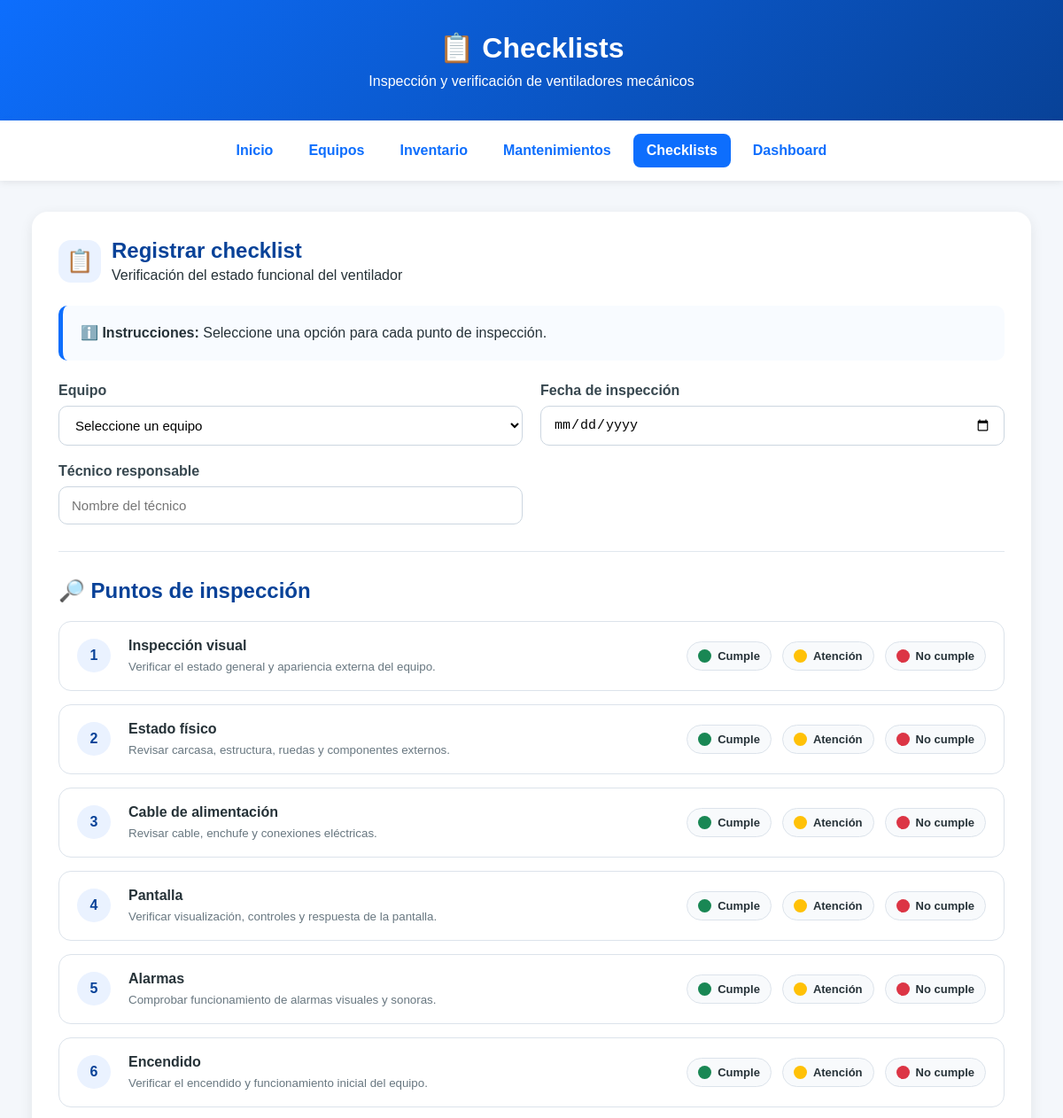
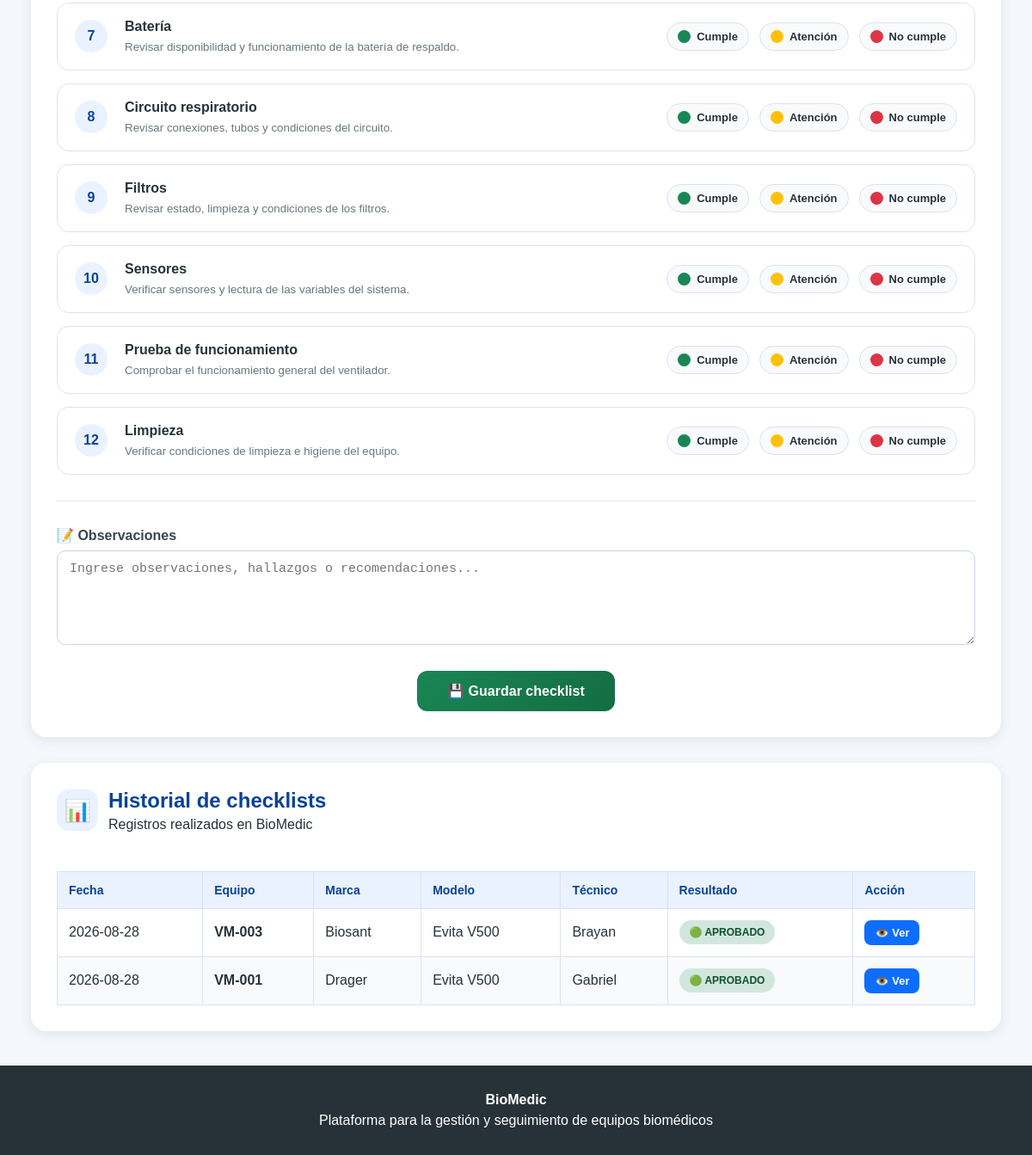
Screenshot of /checklist with the database file from the repository (2 pictures, top to bottom).
### tables this page shows
CREATE TABLE checklists (
            id INTEGER PRIMARY KEY AUTOINCREMENT,
            equipo_id INTEGER NOT NULL,
            fecha TEXT NOT NULL,
            tecnico TEXT NOT NULL,

            inspeccion_visual TEXT NOT NULL,
            estado_fisico TEXT NOT NULL,
            cable_alimentacion TEXT NOT NULL,
            pantalla TEXT NOT NULL,
            alarmas TEXT NOT NULL,
            encendido TEXT NOT NULL,
            bateria TEXT NOT NULL,
            circuito_respiratorio TEXT NOT NULL,
            filtros TEXT NOT NULL,
            sensores TEXT NOT NULL,
            prueba_funcionamiento TEXT NOT NULL,
            limpieza TEXT NOT NULL,

            observaciones TEXT,
            resultado TEXT NOT NULL,

            FOREIGN KEY (equipo_id)
                REFERENCES equipos(id)
        );

CREATE TABLE equipos (
            id INTEGER PRIMARY KEY AUTOINCREMENT,
            codigo TEXT NOT NULL,
            marca TEXT NOT NULL,
            modelo TEXT NOT NULL,
            serie TEXT NOT NULL,
            ubicacion TEXT NOT NULL,
            servicio TEXT NOT NULL,
            estado TEXT NOT NULL,
            fecha TEXT,
            observaciones TEXT
        );

### app.py (the view, shortened to what this page needs)
@app.route("/checklist", methods=["GET", "POST"])
def checklist():
    conexion = conectar_bd()
    equipos_registrados = conexion.execute("""
        SELECT *
        FROM equipos
        ORDER BY codigo ASC
    """).fetchall()
    checklists_registrados = conexion.execute("""
        SELECT
            checklists.*,
            equipos.codigo,
            equipos.marca,
            equipos.modelo
        FROM checklists
        INNER JOIN equipos
            ON checklists.equipo_id = equipos.id
        ORDER BY
            checklists.fecha DESC,
            checklists.id DESC
    """).fetchall()
    conexion.close()
    return render_template(
        "checklist.html",
        equipos=equipos_registrados,
        checklists=checklists_registrados
    )

### app.py (called while the page is built)
@app.after_request
def forzar_utf8(response):
    if response.content_type.startswith("text/html"):
        response.headers["Content-Type"] = "text/html; charset=utf-8"
    return response

def conectar_bd():
    conexion = sqlite3.connect(DATABASE)
    conexion.row_factory = sqlite3.Row
    return conexion

### templates/checklist.html (shortened to what this page needs)
<!DOCTYPE html>
<html lang="es">
<head>
</head>
<body>
<header>
    <h1>&#x1F4CB; Checklists</h1>
    <p>Inspecci&oacute;n y verificaci&oacute;n de ventiladores mec&aacute;nicos</p>
</header>
<nav>
    <a href="/">Inicio</a>
    <a href="/equipos">Equipos</a>
    <a href="/inventario">Inventario</a>
    <a href="/mantenimientos">Mantenimientos</a>
    <a href="/checklist" class="activo">Checklists</a>
    <a href="/dashboard">Dashboard</a>
</nav>
<main class="contenedor">
<section class="tarjeta">
    <div class="titulo-seccion">
        <div class="titulo-icono">&#x1F4CB;</div>
        <div><h2 style="margin-bottom:5px;">Registrar checklist</h2><span>Verificaci&oacute;n del estado funcional del ventilador</span></div>
    </div>
    <div class="introduccion"><strong>&#x2139;&#xFE0F; Instrucciones:</strong> Seleccione una opci&oacute;n para cada punto de inspecci&oacute;n.</div>
    <form method="POST" action="/checklist">
        <div class="formulario-grid">
            <div class="campo"><label for="equipo_id">Equipo</label>
                <select name="equipo_id" id="equipo_id" required>
                    <option value="">Seleccione un equipo</option>
                </select>
            </div>
            <div class="campo"><label for="fecha">Fecha de inspecci&oacute;n</label><input type="date" name="fecha" id="fecha" required></div>
            <div class="campo"><label for="tecnico">T&eacute;cnico responsable</label><input type="text" name="tecnico" id="tecnico" placeholder="Nombre del t&eacute;cnico" required></div>
        </div>
        <div class="separador"></div>
        <h2>&#x1F50E; Puntos de inspecci&oacute;n</h2>
        <div class="puntos-checklist">
            {% for campo, nombre, desc in items %}
            <div class="punto">
                <div class="punto-contenido">
                    <div class="punto-numero">{{ loop.index }}</div>
                    <div class="punto-info"><strong>{{ nombre }}</strong><small>{{ desc }}</small></div>
                    <div class="opciones">
                        <div class="opcion"><input type="radio" id="{{ campo }}_c" name="{{ campo }}" value="Cumple" required><label for="{{ campo }}_c"><span class="circulo verde"></span> Cumple</label></div>
                        <div class="opcion"><input type="radio" id="{{ campo }}_a" name="{{ campo }}" value="Atenci\u00f3n"><label for="{{ campo }}_a"><span class="circulo amarillo"></span> Atenci&oacute;n</label></div>
                        <div class="opcion"><input type="radio" id="{{ campo }}_n" name="{{ campo }}" value="No cumple"><label for="{{ campo }}_n"><span class="circulo rojo"></span> No cumple</label></div>
                    </div>
                </div>
            </div>
            {% endfor %}
        </div>
        <div class="separador"></div>
        <div class="campo campo-completo"><label for="observaciones">&#x1F4DD; Observaciones</label><textarea name="observaciones" id="observaciones" placeholder="Ingrese observaciones, hallazgos o recomendaciones..."></textarea></div>
        <div class="acciones"><button type="submit" class="btn-guardar">&#x1F4BE; Guardar checklist</button></div>
    </form>
</section>
<section class="tarjeta">
    <div class="titulo-seccion">
        <div class="titulo-icono">&#x1F4CA;</div>
        <div><h2 style="margin-bottom:5px;">Historial de checklists</h2><span>Registros realizados en BioMedic</span></div>
    </div>
    <div class="tabla-contenedor">
        <table>
            <thead><tr><th>Fecha</th><th>Equipo</th><th>Marca</th><th>Modelo</th><th>T&eacute;cnico</th><th>Resultado</th><th>Acci&oacute;n</th></tr></thead>
            <tbody>
            {% for checklist in checklists %}
            <tr>
                <td>{{ checklist.fecha }}</td>
                <td><strong>{{ checklist.codigo }}</strong></td>
                <td>{{ checklist.marca }}</td>
                <td>{{ checklist.modelo }}</td>
                <td>{{ checklist.tecnico }}</td>
                <td>
                    {% if checklist.resultado == "APROBADO" %}<span class="resultado resultado-aprobado">&#x1F7E2; APROBADO</span>
                    {% elif "ATEN" in checklist.resultado %}<span class="resultado resultado-atencion">&#x1F7E1; ATENCI&Oacute;N</span>
                    {% else %}<span class="resultado resultado-no">&#x1F534; NO APROBADO</span>{% endif %}
                </td>
                <td><a href="{{ url_for('ver_checklist', id=checklist.id) }}" class="btn-ver">&#x1F441;&#xFE0F; Ver</a></td>
            </tr>
            {% else %}
            <tr><td colspan="7" style="text-align:center; padding:30px;">&#x1F4CB; No hay checklists registrados todav&iacute;a.</td></tr>
            {% endfor %}
            </tbody>
        </table>
    </div>
</section>
</main>
<footer><p><strong>BioMedic</strong></p><p>Plataforma para la gesti&oacute;n y seguimiento de equipos biom&eacute;dicos</p></footer>
</body>
</html>

### templates/checklist.html (style rules this page uses)
* { box-sizing: border-box; }
body { margin: 0; font-family: Arial, Helvetica, sans-serif; background: #f4f7fb; color: #263238; }
header { background: linear-gradient(135deg, #0d6efd, #084298); color: white; text-align: center; padding: 35px 20px; }
header h1 { margin: 0; font-size: 32px; }
header p { margin: 10px 0 0; font-size: 16px; }
nav { background: white; padding: 15px; display: flex; justify-content: center; flex-wrap: wrap; gap: 10px; box-shadow: 0 2px 8px rgba(0,0,0,0.08); }
nav a { text-decoration: none; color: #0d6efd; font-weight: bold; padding: 10px 15px; border-radius: 8px; transition: 0.2s; }
nav a.activo { background: #0d6efd; color: white; }
.contenedor { width: 94%; max-width: 1250px; margin: 35px auto; }
.tarjeta { background: white; padding: 30px; border-radius: 18px; box-shadow: 0 4px 15px rgba(0,0,0,0.08); margin-bottom: 30px; }
.tarjeta h2 { margin-top: 0; color: #084298; }
.titulo-seccion { display: flex; align-items: center; gap: 12px; margin-bottom: 25px; }
.titulo-icono { width: 48px; height: 48px; border-radius: 14px; background: #eaf2ff; display: flex; align-items: center; justify-content: center; font-size: 25px; }
.formulario-grid { display: grid; grid-template-columns: repeat(2, 1fr); gap: 20px; }
.campo { display: flex; flex-direction: column; }
.campo label { font-weight: bold; margin-bottom: 8px; color: #37474f; }
.campo input, .campo select, .campo textarea { width: 100%; padding: 12px 14px; border: 1px solid #ccd6e0; border-radius: 10px; font-size: 15px; outline: none; background: #fff; }
.campo-completo { grid-column: 1 / -1; }
textarea { min-height: 110px; resize: vertical; }
.separador { height: 1px; background: #e1e7ee; margin: 30px 0; }
.introduccion { background: #f8fbff; border-left: 5px solid #0d6efd; padding: 18px 20px; border-radius: 10px; line-height: 1.6; margin-bottom: 25px; }
.puntos-checklist { display: flex; flex-direction: column; gap: 15px; }
.punto { border: 1px solid #dce3eb; border-radius: 14px; padding: 18px 20px; background: #ffffff; transition: 0.2s; }
.punto-contenido { display: flex; justify-content: space-between; align-items: center; gap: 20px; }
.punto-numero { min-width: 38px; height: 38px; border-radius: 50%; background: #eaf2ff; color: #084298; display: flex; align-items: center; justify-content: center; font-weight: bold; }
.punto-info { flex: 1; }
.punto-info strong { display: block; color: #263238; margin-bottom: 5px; font-size: 16px; }
.punto-info small { color: #687780; }
.opciones { display: flex; align-items: center; gap: 12px; flex-wrap: wrap; }
.opcion { position: relative; }
.opcion label { display: flex; align-items: center; gap: 7px; padding: 8px 12px; border-radius: 20px; cursor: pointer; font-size: 13px; font-weight: bold; border: 1px solid #dce3eb; background: #f8fafc; transition: 0.2s; }
.circulo { width: 15px; height: 15px; border-radius: 50%; display: inline-block; }
.verde { background: #198754; }
.amarillo { background: #ffc107; }
.rojo { background: #dc3545; }
.acciones { display: flex; justify-content: center; margin-top: 30px; }
.btn-guardar { border: none; background: linear-gradient(135deg, #198754, #146c43); color: white; padding: 14px 35px; border-radius: 12px; font-size: 16px; font-weight: bold; cursor: pointer; transition: 0.2s; }
.tabla-contenedor { overflow-x: auto; }
table { width: 100%; border-collapse: collapse; margin-top: 20px; }
th, td { border: 1px solid #dce3eb; padding: 13px; text-align: left; vertical-align: middle; }
th { background: #eaf2ff; color: #084298; font-size: 14px; }
tr:nth-child(even) { background: #f8fafc; }
.resultado { display: inline-block; padding: 7px 12px; border-radius: 20px; font-size: 12px; font-weight: bold; }
.resultado-aprobado { background: #d1e7dd; color: #0f5132; }
.btn-ver { display: inline-block; text-decoration: none; background: #0d6efd; color: white; padding: 7px 12px; border-radius: 8px; font-size: 13px; font-weight: bold; }
footer { background: #263238; color: white; text-align: center; padding: 25px; margin-top: 40px; }
footer p { margin: 6px; }

### rows the page displays
checklists: fecha "2026-08-28", codigo "VM-003", marca "Biosant", modelo "Evita V500", tecnico "Brayan", resultado "🟢 APROBADO"
checklists: fecha "2026-08-28", codigo "VM-001", marca "Drager", modelo "Evita V500", tecnico "Gabriel", resultado "🟢 APROBADO"

### other values shown
{{ nombre }} "Inspección visual" "Estado físico" "Cable de alimentación" "Pantalla" "Alarmas" "Encendido" "Batería" "Circuito respiratorio" "Filtros" "Sensores" "Prueba de funcionamiento" "Limpieza"
{{ desc }} "Verificar el estado general y apariencia externa del equipo." "Revisar carcasa, estructura, ruedas y componentes externos." "Revisar cable, enchufe y conexiones eléctricas." "Verificar visualización, controles y respuesta de la pantalla." "Comprobar funcionamiento de alarmas visuales y sonoras." "Verificar el encendido y funcionamiento inicial del equipo." "Revisar disponibilidad y funcionamiento de la batería de respaldo." "Revisar conexiones, tubos y condiciones del circuito." "Revisar estado, limpieza y condiciones de los filtros." "Verificar sensores y lectura de las variables del sistema." "Comprobar el funcionamiento general del ventilador." "Verificar condiciones de limpieza e higiene del equipo."
